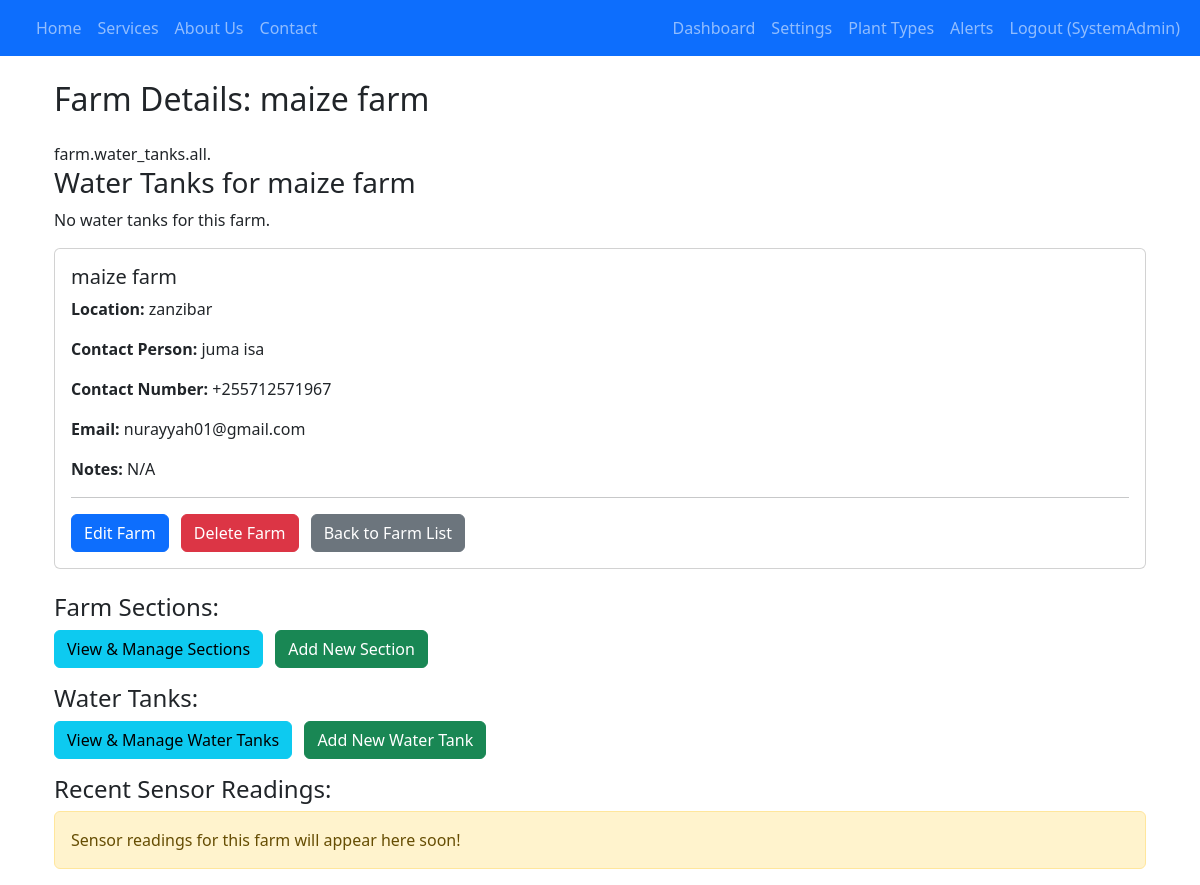
The page /farms/1/ (signed in) on the database its author committed.
### web_app/models.py (models this page shows)
class CustomUser(AbstractUser):
    full_name = models.CharField(max_length=255, blank=True, null=True)
    email = models.EmailField(unique=True)
    contact_number = models.CharField(max_length=20, blank=True, null=True)
    USER_ROLES = (
        ('farm_owner', 'Farm Owner'),
    )
    user_role = models.CharField(max_length=20, default='farm_owner')

class Farm(models.Model):
    name = models.CharField(max_length=200)
    location = models.CharField(max_length=255)
    owner = models.ForeignKey(settings.AUTH_USER_MODEL, on_delete=models.CASCADE, related_name='farms')
    created_at = models.DateTimeField(auto_now_add=True)
    updated_at = models.DateTimeField(auto_now=True)
    notes = models.TextField(blank=True, null=True)
    contact_number = models.CharField(max_length=20, blank=True, null=True)
    email = models.EmailField(max_length=255, blank=True, null=True)
    contact_person = models.CharField(max_length=100, blank=True, null=True)
    primary_plant_type = models.ForeignKey(
        'PlantType',
        on_delete=models.SET_NULL, # If a PlantType is deleted, this field can become null
        null=True,
        blank=True,
        related_name='farms_with_this_primary_type',
    )

### web_app/views.py (the view)
# urls.py: path('farms/<int:pk>/', views.farm_detail_view, name='farm_detail'),
@login_required
def farm_detail_view(request, pk):
    farm = get_object_or_404(Farm, pk=pk, owner=request.user)
    context = {
        'farm': farm,
    }
    return render(request, 'web_app/farm_detail.html', context)

### templates/web_app/farm_detail.html (shortened to what this page needs)
{% extends "base.html" %}
{% block content %}
<div class="container mt-4">
    <h2 class="mb-4">Farm Details: {{ farm.name }}</h2>
farm.water_tanks.all.
<h3>Water Tanks for {{ farm.name }}</h3>
{% if farm.water_tanks.all %}
    <ul>
    {% for tank in farm.water_tanks.all %}
        <li>
            <h4>{{ tank.tank_name }}</h4>
            <p>Capacity: {{ tank.total_capacity_litres }} litres</p>
            <p>Last Reading: {{ tank.last_reading_cm|default:"N/A" }} cm</p>
            <p>Last Volume: {{ tank.last_volume_litres|default:"N/A" }} litres</p>
            <p>Threshold (Low): {{ tank.low_level_threshold_cm }} cm</p>
            <p>Threshold (Empty): {{ tank.empty_level_threshold_cm }} cm</p>
            <p>Last Updated: {{ tank.last_updated|date:"Y-m-d H:i:s"|default:"N/A" }}</p>
            <p>Status: {{ tank.status }}</p>
            <p><strong>Pump Status:</strong>
                {% if tank.pump_is_on %}
                    <span style="color: green; font-weight: bold;">ON</span>
                {% else %}
                    <span style="color: red; font-weight: bold;">OFF</span>
                {% endif %}
                {% if tank.pump_manual_control %}
                    (Manual Control)
                {% endif %}
            </p>
            <form action="{% url 'toggle_pump' tank.id %}" method="post" style="display: inline;">
                {% csrf_token %}
                <button type="submit" class="btn {% if tank.pump_is_on %}btn-warning{% else %}btn-success{% endif %} btn-sm">
                    {% if tank.pump_is_on %}Turn Pump OFF{% else %}Turn Pump ON{% endif %}
                </button>
            </form>
        </li>
    {% empty %}
        <li>No water tanks defined for this farm.</li>
    {% endfor %}
    </ul>
{% else %}
    <p>No water tanks for this farm.</p>
{% endif %}
    <div class="card mb-4">
        <div class="card-body">
            <h5 class="card-title">{{ farm.name }} </h5>
            <p class="card-text"><strong>Location:</strong> {{ farm.location }}</p>
            <p class="card-text"><strong>Contact Person:</strong> {{ farm.contact_person }}</p>
            <p class="card-text"><strong>Contact Number:</strong> {{ farm.contact_number }}</p>
            <p class="card-text"><strong>Email:</strong> {{ farm.email }}</p>
            <p class="card-text"><strong>Notes:</strong> {{ farm.notes|default:"N/A" }}</p>
            <hr>
            <a href="{% url 'farm_edit' pk=farm.pk %}" class="btn btn-primary me-2">Edit Farm</a>
            <a href="{% url 'farm_delete' pk=farm.pk %}" class="btn btn-danger">Delete Farm</a>
            <a href="{% url 'farm_list' %}" class="btn btn-secondary ms-2">Back to Farm List</a>
        </div>
    </div>
    <h4>Farm Sections:</h4>
<div class="mb-3">
    <a href="{% url 'farm_section_list' farm_pk=farm.pk %}" class="btn btn-info">View & Manage Sections</a>
    <a href="{% url 'farm_section_add' farm_pk=farm.pk %}" class="btn btn-success ms-2">Add New Section</a>
</div>
    <h4>Water Tanks:</h4>
<div class="mb-3">
    <a href="{% url 'water_tank_list' farm_pk=farm.pk %}" class="btn btn-info">View & Manage Water Tanks</a>
    <a href="{% url 'water_tank_add' farm_pk=farm.pk %}" class="btn btn-success ms-2">Add New Water Tank</a>
</div>
    <h4>Recent Sensor Readings:</h4>
    <div class="alert alert-warning">
        Sensor readings for this farm will appear here soon!
    </div>
</div>
{% endblock %}

### templates/base.html (shortened to what this page needs)
  {% load static %}
<!DOCTYPE html>
<html lang="en">
<head>
    <link rel="stylesheet" href="https://cdn.jsdelivr.net/npm/bootstrap-icons@1.11.3/font/bootstrap-icons.min.css">
    <link rel="stylesheet" href="https://cdn.jsdelivr.net/npm/bootstrap-icons@1.11.3/font/bootstrap-icons.min.css">
    <link href="https://cdn.jsdelivr.net/npm/bootstrap@5.3.0/dist/css/bootstrap.min.css" rel="stylesheet">
</head>
<body>
    <nav class="navbar navbar-expand-lg navbar-dark bg-primary">
    <div class="container-fluid">
        <div class="collapse navbar-collapse" id="navbarNav">
            <ul class="navbar-nav me-auto mb-2 mb-lg-0">
                <li class="nav-item">
                    <a class="nav-link {% if request.resolver_match.url_name == 'home' %}active{% endif %}" aria-current="page" href="{% url 'home' %}">Home</a>
                </li>
                <li class="nav-item">
                    <a class="nav-link {% if request.resolver_match.url_name == 'services' %}active{% endif %}" href="{% url 'services' %}">Services</a>
                </li>
                <li class="nav-item">
                    <a class="nav-link {% if request.resolver_match.url_name == 'about' %}active{% endif %}" href="{% url 'about' %}">About Us</a>
                </li>
                <li class="nav-item">
                    <a class="nav-link {% if request.resolver_match.url_name == 'contact' %}active{% endif %}" href="{% url 'contact' %}">Contact</a>
                </li>
            </ul>
            <ul class="navbar-nav">
                {% if user.is_authenticated %}
                    <li class="nav-item">
                        <a class="nav-link {% if request.resolver_match.url_name == 'dashboard' %}active{% endif %}" href="{% url 'dashboard' %}">Dashboard</a>
                    </li>
                    <li class="nav-item">
                        <a class="nav-link {% if request.resolver_match.url_name == 'user_settings' %}active{% endif %}" href="{% url 'user_settings' %}">Settings</a>
                    </li>
                    <li class="nav-item">
                        <a class="nav-link" href="{% url 'plant_type_list' %}">Plant Types</a>
                    </li>
                    <li class="nav-item">
                        <a class="nav-link" href="{% url 'alert_list' %}">Alerts</a>
                    </li>
                    <li class="nav-item">
                        <a class="nav-link" href="{% url 'logout' %}">Logout ({{ user.username }})</a>
                    </li>
                {% endif %}
            </ul>
        </div>
    </div>
</nav>
    <div class="container content mt-4">
        {% block content %}
        {% endblock %}
    </div>
</body>
</html>

### rows shown on the page
CustomUser: username "SystemAdmin"
Farm: name "maize farm", location "zanzibar", contact_person "juma isa", contact_number "+255712571967", email "nurayyah01@gmail.com", notes "N/A"
